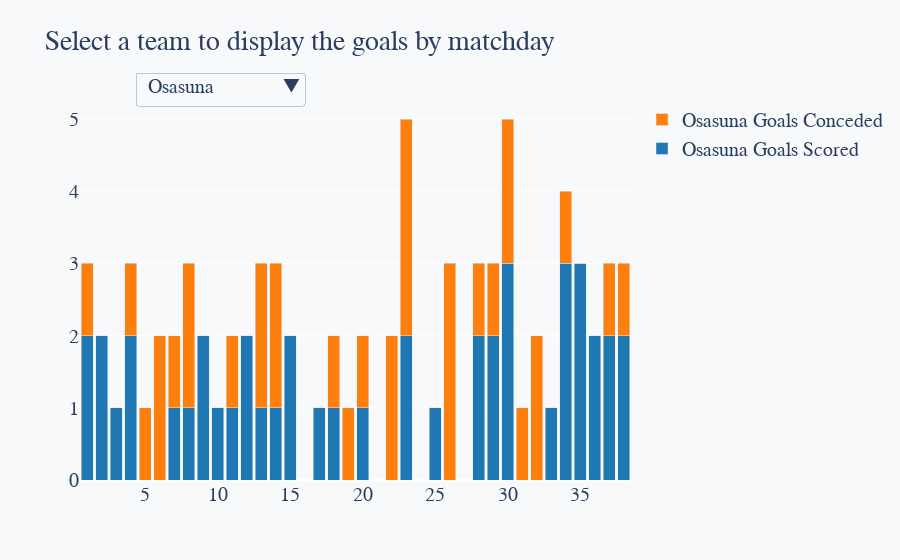

The notebook cell saved with this chart:
### Code cell
import pandas as pd
import plotly.graph_objs as go

# Assuming 'teams' is a list of team names and each team's data is in a DataFrame


# Define your color scheme for the bars
goals_scored_color = '#1f77b4'  # Example color for goals scored
goals_conceded_color = '#ff7f0e'  # Example color for goals conceded

# Create an empty figure
fig = go.Figure()

# Add a pair of traces (goals scored and goals conceded) for each team
for team in teams:
    team_df = globals()[f"{team.replace(' ', '_')}_df"]
    team_df[['goals_scored', 'goals_conceded']] = team_df['full_time_score'].str.split('-', expand=True).astype(int)
    
    # Trace for goals scored
    fig.add_trace(
        go.Bar(
            x=team_df['matchday'],
            y=team_df['goals_scored'],
            name=f'{team} Goals Scored',
            marker_color=goals_scored_color,
            visible=False,
            hoverinfo='y+name',
            hovertemplate='Matchday: %{x}<br>Goals Scored: %{y}<extra></extra>'
        )
    )
    
    # Trace for goals conceded
    fig.add_trace(
        go.Bar(
            x=team_df['matchday'],
            y=team_df['goals_conceded'],
            name=f'{team} Goals Conceded',
            marker_color=goals_conceded_color,
            visible=False,
            hoverinfo='y+name',
            hovertemplate='Matchday: %{x}<br>Goals Conceded: %{y}<extra></extra>'
        )
    )

# Create a list for the dropdown options
buttons = []

for i, team in enumerate(teams):
    # Set the visibility of all traces to False
    visibility = [False] * len(teams) * 2  # We have two traces per team
    # Set the visibility of the current team's traces to True
    visibility[i*2] = True  # Goals scored trace
    visibility[i*2 + 1] = True  # Goals conceded trace
    buttons.append(
        dict(
            label=team,
            method='update',
            args=[{'visible': visibility},
                  {'title': f'Stacked Bar Chart for {team}'}]
        )
    )

# Update the layout with the dropdown
fig.update_layout(
    updatemenus=[{
        'buttons': buttons,
        'direction': 'down',
        'pad': {'r': 10, 't': 10},
        'showactive': True,
        'x': 0.1,
        'xanchor': 'left',
        'y': 1.1,
        'yanchor': 'top'
    }],
    barmode='stack',
    paper_bgcolor='#f8f9fa',  # Set the paper background color
    plot_bgcolor='#f8f9fa',  # Set the plot background color
    font=dict(
        family='Arial, Helvetica, sans-serif',  # Match the font family
        size=20,  # Match the font size
    ),
    title='Select a team to display the goals by matchday'
)

# Optionally set the first team to be visible by default
# Here we make the first team's traces visible
fig.data[0].visible = True
fig.data[1].visible = True

# Show the plot
fig.show()

### Figure 1 — Plotly figure (JSON) as saved in the notebook; plotly's stock layout.template omitted (floating-point values rounded to 4 significant figures)
{"data": [{"hoverinfo": "y+name", "hovertemplate": "Matchday: %{x}<br>Goals Scored: %{y}<extra></extra>", "marker": {"color": "#1f77b4"}, "name": "Osasuna Goals Scored", "type": "bar", "visible": true, "x": [1, 2, 4, 6, 8, 10, 12, 14, 17, 19, 22, 24, 26, 28, 30, 32, 34, 36, 38, 3, 5, 7, 9, 11, 13, 15, 16, 18, 20, 21, 23, 25, 27, 29, 31, 33, 35, 37], "y": [2, 2, 2, 0, 1, 1, 2, 1, 1, 0, 0, 0, 0, 2, 3, 0, 3, 2, 2, 1, 0, 1, 2, 1, 1, 2, 0, 1, 1, 0, 2, 1, 0, 2, 0, 1, 3, 2]}, {"hoverinfo": "y+name", "hovertemplate": "Matchday: %{x}<br>Goals Conceded: %{y}<extra></extra>", "marker": {"color": "#ff7f0e"}, "name": "Osasuna Goals Conceded", "type": "bar", "visible": true, "x": [1, 2, 4, 6, 8, 10, 12, 14, 17, 19, 22, 24, 26, 28, 30, 32, 34, 36, 38, 3, 5, 7, 9, 11, 13, 15, 16, 18, 20, 21, 23, 25, 27, 29, 31, 33, 35, 37], "y": [1, 0, 1, 2, 2, 0, 0, 2, 0, 1, 2, 0, 3, 1, 2, 2, 1, 0, 1, 0, 1, 1, 0, 1, 2, 0, 0, 1, 1, 0, 3, 0, 0, 1, 1, 0, 0, 1]}, {"hoverinfo": "y+name", "hovertemplate": "Matchday: %{x}<br>Goals Scored: %{y}<extra></extra>", "marker": {"color": "#1f77b4"}, "name": "Barcelona Goals Scored", "type": "bar", "visible": false, "x": [1, 3, 6, 8, 10, 11, 13, 15, 18, 20, 22, 24, 26, 28, 30, 32, 33, 35, 37, 2, 4, 5, 7, 9, 12, 14, 16, 19, 19, 21, 23, 25, 27, 29, 31, 34, 36, 38], "y": [0, 4, 3, 1, 3, 4, 2, 1, 1, 3, 2, 1, 2, 0, 1, 4, 1, 1, 3, 1, 0, 0, 0, 3, 0, 1, 0, 0, 1, 0, 1, 0, 0, 0, 2, 2, 3, 2]}, {"hoverinfo": "y+name", "hovertemplate": "Matchday: %{x}<br>Goals Conceded: %{y}<extra></extra>", "marker": {"color": "#ff7f0e"}, "name": "Barcelona Goals Conceded", "type": "bar", "visible": false, "x": [1, 3, 6, 8, 10, 11, 13, 15, 18, 20, 22, 24, 26, 28, 30, 32, 33, 35, 37, 2, 4, 5, 7, 9, 12, 14, 16, 19, 19, 21, 23, 25, 27, 29, 31, 34, 36, 38], "y": [0, 0, 0, 0, 0, 0, 0, 1, 0, 0, 0, 0, 1, 0, 0, 0, 0, 2, 0, 4, 3, 4, 1, 1, 1, 2, 1, 1, 2, 1, 0, 1, 4, 0, 1, 4, 1, 1]}, {"hoverinfo": "y+name", "hovertemplate": "Matchday: %{x}<br>Goals Scored: %{y}<extra></extra>", "marker": {"color": "#1f77b4"}, "name": "Celta Vigo Goals Scored", "type": "bar", "visible": false, "x": [1, 2, 4, 7, 9, 11, 13, 15, 17, 19, 21, 23, 25, 27, 29, 31, 34, 36, 38, 3, 5, 6, 8, 10, 12, 14, 16, 18, 20, 22, 24, 26, 28, 30, 32, 33, 35, 37], "y": [2, 1, 3, 1, 1, 1, 1, 1, 1, 1, 0, 3, 3, 2, 0, 1, 1, 1, 2, 0, 4, 3, 1, 4, 3, 0, 0, 1, 3, 1, 0, 1, 2, 2, 3, 1, 2, 1]}, {"hoverinfo": "y+name", "hovertemplate": "Matchday: %{x}<br>Goals Conceded: %{y}<extra></extra>", "marker": {"color": "#ff7f0e"}, "name": "Celta Vigo Goals Conceded", "type": "bar", "visible": false, "x": [1, 2, 4, 7, 9, 11, 13, 15, 17, 19, 21, 23, 25, 27, 29, 31, 34, 36, 38, 3, 5, 6, 8, 10, 12, 14, 16, 18, 20, 22, 24, 26, 28, 30, 32, 33, 35, 37], "y": [2, 4, 0, 0, 2, 1, 2, 1, 1, 0, 1, 0, 0, 2, 1, 0, 2, 1, 1, 1, 1, 0, 0, 1, 1, 0, 1, 0, 4, 1, 0, 3, 2, 0, 1, 0, 1, 0]}, {"hoverinfo": "y+name", "hovertemplate": "Matchday: %{x}<br>Goals Scored: %{y}<extra></extra>", "marker": {"color": "#1f77b4"}, "name": "Valladolid Goals Scored", "type": "bar", "visible": false, "x": [1, 4, 6, 8, 10, 11, 13, 15, 17, 19, 21, 24, 26, 28, 30, 32, 34, 36, 38, 2, 3, 5, 7, 9, 12, 14, 16, 18, 20, 22, 23, 25, 27, 29, 31, 33, 35, 37], "y": [0, 1, 0, 0, 4, 1, 2, 0, 0, 1, 0, 2, 1, 3, 1, 2, 0, 3, 0, 1, 4, 2, 2, 1, 2, 3, 1, 3, 0, 2, 3, 1, 6, 1, 2, 2, 2, 0]}, {"hoverinfo": "y+name", "hovertemplate": "Matchday: %{x}<br>Goals Conceded: %{y}<extra></extra>", "marker": {"color": "#ff7f0e"}, "name": "Valladolid Goals Conceded", "type": "bar", "visible": false, "x": [1, 4, 6, 8, 10, 11, 13, 15, 17, 19, 21, 24, 26, 28, 30, 32, 34, 36, 38, 2, 3, 5, 7, 9, 12, 14, 16, 18, 20, 22, 23, 25, 27, 29, 31, 33, 35, 37], "y": [3, 0, 1, 0, 1, 0, 1, 2, 1, 0, 0, 1, 3, 3, 0, 5, 3, 1, 0, 1, 0, 1, 3, 0, 0, 0, 0, 0, 1, 1, 0, 1, 0, 2, 1, 1, 0, 0]}, {"hoverinfo": "y+name", "hovertemplate": "Matchday: %{x}<br>Goals Scored: %{y}<extra></extra>", "marker": {"color": "#1f77b4"}, "name": "Cadiz Goals Scored", "type": "bar", "visible": false, "x": [1, 3, 5, 7, 8, 10, 12, 15, 17, 19, 21, 23, 25, 27, 29, 31, 32, 35, 37, 2, 4, 6, 9, 11, 13, 14, 16, 18, 20, 22, 24, 26, 28, 30, 33, 34, 36, 38], "y": [0, 0, 0, 0, 2, 0, 3, 1, 1, 2, 2, 1, 2, 0, 0, 0, 2, 2, 1, 2, 3, 0, 1, 5, 0, 2, 0, 1, 4, 2, 0, 1, 0, 0, 5, 1, 2, 1]}, {"hoverinfo": "y+name", "hovertemplate": "Matchday: %{x}<br>Goals Conceded: %{y}<extra></extra>", "marker": {"color": "#ff7f0e"}, "name": "Cadiz Goals Conceded", "type": "bar", "visible": false, "x": [1, 3, 5, 7, 8, 10, 12, 15, 17, 19, 21, 23, 25, 27, 29, 31, 32, 35, 37, 2, 4, 6, 9, 11, 13, 14, 16, 18, 20, 22, 24, 26, 28, 30, 33, 34, 36, 38], "y": [1, 4, 4, 0, 2, 0, 2, 1, 1, 0, 0, 0, 2, 2, 2, 1, 1, 0, 0, 0, 0, 1, 1, 1, 0, 1, 1, 0, 1, 0, 0, 1, 2, 0, 1, 0, 0, 1]}, {"hoverinfo": "y+name", "hovertemplate": "Matchday: %{x}<br>Goals Scored: %{y}<extra></extra>", "marker": {"color": "#1f77b4"}, "name": "Almeria Goals Scored", "type": "bar", "visible": false, "x": [1, 3, 5, 8, 10, 12, 14, 16, 17, 19, 21, 23, 24, 26, 28, 30, 33, 35, 37, 2, 4, 6, 7, 9, 11, 13, 15, 18, 20, 22, 25, 27, 29, 31, 32, 34, 36, 38], "y": [1, 2, 0, 3, 3, 3, 1, 0, 1, 3, 2, 1, 0, 1, 2, 1, 2, 3, 0, 1, 1, 1, 4, 3, 2, 2, 1, 2, 2, 6, 2, 2, 2, 1, 4, 3, 1, 3]}, {"hoverinfo": "y+name", "hovertemplate": "Matchday: %{x}<br>Goals Conceded: %{y}<extra></extra>", "marker": {"color": "#ff7f0e"}, "name": "Almeria Goals Conceded", "type": "bar", "visible": false, "x": [1, 3, 5, 8, 10, 12, 14, 16, 17, 19, 21, 23, 24, 26, 28, 30, 33, 35, 37, 2, 4, 6, 7, 9, 11, 13, 15, 18, 20, 22, 25, 27, 29, 31, 32, 34, 36, 38], "y": [2, 1, 1, 1, 2, 1, 0, 2, 1, 1, 3, 0, 2, 1, 1, 2, 1, 0, 0, 1, 0, 0, 0, 1, 1, 0, 1, 2, 0, 2, 1, 2, 1, 2, 2, 1, 0, 3]}, {"hoverinfo": "y+name", "hovertemplate": "Matchday: %{x}<br>Goals Scored: %{y}<extra></extra>", "marker": {"color": "#1f77b4"}, "name": "Valencia Goals Scored", "type": "bar", "visible": false, "x": [1, 3, 4, 6, 9, 11, 12, 14, 16, 18, 21, 23, 25, 27, 29, 31, 33, 35, 37, 2, 5, 7, 8, 10, 13, 15, 19, 17, 20, 22, 24, 26, 28, 30, 32, 34, 36, 38], "y": [1, 0, 5, 3, 2, 1, 0, 3, 0, 2, 1, 1, 1, 1, 0, 2, 1, 1, 2, 1, 2, 2, 1, 1, 1, 2, 1, 2, 1, 1, 1, 3, 2, 0, 2, 1, 1, 1]}, {"hoverinfo": "y+name", "hovertemplate": "Matchday: %{x}<br>Goals Conceded: %{y}<extra></extra>", "marker": {"color": "#ff7f0e"}, "name": "Valencia Goals Conceded", "type": "bar", "visible": false, "x": [1, 3, 4, 6, 9, 11, 12, 14, 16, 18, 21, 23, 25, 27, 29, 31, 33, 35, 37, 2, 5, 7, 8, 10, 13, 15, 19, 17, 20, 22, 24, 26, 28, 30, 32, 34, 36, 38], "y": [0, 1, 1, 0, 2, 2, 1, 0, 1, 2, 2, 0, 0, 1, 2, 1, 1, 0, 2, 0, 1, 2, 2, 1, 1, 1, 0, 0, 0, 0, 0, 0, 1, 2, 1, 2, 0, 1]}, {"hoverinfo": "y+name", "hovertemplate": "Matchday: %{x}<br>Goals Scored: %{y}<extra></extra>", "marker": {"color": "#1f77b4"}, "name": "Athletic Club Goals Scored", "type": "bar", "visible": false, "x": [1, 2, 4, 6, 7, 9, 12, 14, 16, 18, 20, 23, 25, 27, 29, 31, 33, 35, 37, 3, 5, 8, 10, 11, 13, 15, 17, 19, 21, 22, 24, 26, 28, 30, 32, 34, 36, 38], "y": [0, 1, 0, 3, 4, 0, 1, 3, 0, 0, 4, 2, 0, 0, 2, 0, 0, 2, 0, 0, 1, 1, 2, 4, 2, 0, 3, 1, 1, 1, 0, 1, 1, 1, 1, 5, 2, 1]}, {"hoverinfo": "y+name", "hovertemplate": "Matchday: %{x}<br>Goals Conceded: %{y}<extra></extra>", "marker": {"color": "#ff7f0e"}, "name": "Athletic Club Goals Conceded", "type": "bar", "visible": false, "x": [1, 2, 4, 6, 7, 9, 12, 14, 16, 18, 20, 23, 25, 27, 29, 31, 33, 35, 37, 3, 5, 8, 10, 11, 13, 15, 17, 19, 21, 22, 24, 26, 28, 30, 32, 34, 36, 38], "y": [0, 0, 1, 2, 0, 1, 0, 0, 0, 2, 1, 3, 1, 0, 0, 1, 1, 1, 1, 4, 4, 1, 2, 0, 1, 0, 1, 0, 2, 0, 0, 3, 2, 2, 1, 1, 0, 1]}, {"hoverinfo": "y+name", "hovertemplate": "Matchday: %{x}<br>Goals Scored: %{y}<extra></extra>", "marker": {"color": "#1f77b4"}, "name": "Real Betis Goals Scored", "type": "bar", "visible": false, "x": [1, 3, 5, 6, 9, 11, 13, 15, 19, 20, 22, 24, 26, 28, 29, 31, 34, 36, 38, 2, 4, 7, 8, 10, 12, 14, 16, 18, 19, 21, 23, 25, 27, 30, 32, 33, 35, 37], "y": [3, 1, 1, 2, 3, 1, 1, 0, 1, 3, 2, 0, 1, 0, 3, 0, 3, 0, 1, 1, 2, 1, 0, 0, 0, 3, 1, 1, 0, 2, 2, 1, 1, 3, 4, 0, 0, 1]}, {"hoverinfo": "y+name", "hovertemplate": "Matchday: %{x}<br>Goals Conceded: %{y}<extra></extra>", "marker": {"color": "#ff7f0e"}, "name": "Real Betis Goals Conceded", "type": "bar", "visible": false, "x": [1, 3, 5, 6, 9, 11, 13, 15, 19, 20, 22, 24, 26, 28, 29, 31, 34, 36, 38, 2, 4, 7, 8, 10, 12, 14, 16, 18, 19, 21, 23, 25, 27, 30, 32, 33, 35, 37], "y": [0, 0, 0, 1, 1, 2, 1, 0, 2, 4, 1, 0, 0, 2, 1, 0, 1, 1, 1, 2, 1, 0, 0, 0, 2, 0, 2, 0, 1, 3, 3, 1, 0, 2, 0, 1, 0, 2]}, {"hoverinfo": "y+name", "hovertemplate": "Matchday: %{x}<br>Goals Scored: %{y}<extra></extra>", "marker": {"color": "#1f77b4"}, "name": "Getafe Goals Scored", "type": "bar", "visible": false, "x": [1, 3, 5, 7, 8, 10, 13, 15, 17, 19, 21, 22, 24, 26, 29, 31, 33, 35, 37, 2, 4, 6, 9, 11, 12, 14, 16, 18, 20, 23, 25, 27, 28, 30, 32, 34, 36, 38], "y": [0, 0, 2, 2, 0, 2, 0, 2, 1, 0, 1, 1, 3, 2, 0, 1, 1, 1, 2, 3, 5, 0, 0, 1, 0, 1, 2, 1, 1, 2, 2, 0, 2, 3, 1, 1, 0, 0]}, {"hoverinfo": "y+name", "hovertemplate": "Matchday: %{x}<br>Goals Conceded: %{y}<extra></extra>", "marker": {"color": "#ff7f0e"}, "name": "Getafe Goals Conceded", "type": "bar", "visible": false, "x": [1, 3, 5, 7, 8, 10, 13, 15, 17, 19, 21, 22, 24, 26, 29, 31, 33, 35, 37, 2, 4, 6, 9, 11, 12, 14, 16, 18, 20, 23, 25, 27, 28, 30, 32, 34, 36, 38], "y": [3, 0, 1, 3, 1, 2, 0, 0, 2, 1, 1, 0, 2, 0, 0, 2, 0, 1, 1, 1, 1, 2, 0, 1, 1, 0, 1, 0, 1, 1, 2, 0, 0, 1, 0, 0, 1, 0]}, {"hoverinfo": "y+name", "hovertemplate": "Matchday: %{x}<br>Goals Scored: %{y}<extra></extra>", "marker": {"color": "#1f77b4"}, "name": "Sevilla Goals Scored", "type": "bar", "visible": false, "x": [2, 4, 7, 8, 10, 12, 14, 16, 18, 19, 21, 23, 25, 28, 30, 32, 33, 35, 37, 1, 3, 5, 6, 9, 11, 13, 15, 17, 20, 22, 24, 26, 27, 29, 31, 34, 36, 38], "y": [1, 0, 0, 1, 1, 0, 1, 2, 1, 3, 2, 2, 2, 2, 2, 0, 3, 0, 1, 2, 2, 2, 1, 0, 3, 1, 1, 2, 3, 1, 6, 2, 0, 0, 0, 0, 1, 2]}, {"hoverinfo": "y+name", "hovertemplate": "Matchday: %{x}<br>Goals Conceded: %{y}<extra></extra>", "marker": {"color": "#ff7f0e"}, "name": "Sevilla Goals Conceded", "type": "bar", "visible": false, "x": [2, 4, 7, 8, 10, 12, 14, 16, 18, 19, 21, 23, 25, 28, 30, 32, 33, 35, 37, 1, 3, 5, 6, 9, 11, 13, 15, 17, 20, 22, 24, 26, 27, 29, 31, 34, 36, 38], "y": [1, 3, 2, 1, 1, 1, 2, 1, 0, 0, 0, 3, 1, 2, 1, 2, 2, 0, 2, 1, 1, 3, 1, 1, 1, 1, 1, 1, 0, 1, 1, 0, 2, 2, 1, 3, 1, 1]}, {"hoverinfo": "y+name", "hovertemplate": "Matchday: %{x}<br>Goals Scored: %{y}<extra></extra>", "marker": {"color": "#1f77b4"}, "name": "Espanyol Goals Scored", "type": "bar", "visible": false, "x": [2, 3, 5, 7, 9, 11, 14, 16, 18, 20, 21, 23, 26, 28, 30, 32, 34, 36, 38, 1, 4, 6, 8, 10, 12, 13, 15, 17, 19, 22, 24, 25, 27, 29, 31, 33, 35, 37], "y": [0, 1, 2, 2, 1, 2, 0, 2, 1, 1, 2, 2, 1, 1, 0, 1, 2, 3, 3, 2, 0, 2, 2, 1, 1, 1, 1, 1, 3, 0, 2, 3, 2, 3, 4, 3, 1, 2]}, {"hoverinfo": "y+name", "hovertemplate": "Matchday: %{x}<br>Goals Conceded: %{y}<extra></extra>", "marker": {"color": "#ff7f0e"}, "name": "Espanyol Goals Conceded", "type": "bar", "visible": false, "x": [2, 3, 5, 7, 9, 11, 14, 16, 18, 20, 21, 23, 26, 28, 30, 32, 34, 36, 38, 1, 4, 6, 8, 10, 12, 13, 15, 17, 19, 22, 24, 25, 27, 29, 31, 33, 35, 37], "y": [2, 3, 3, 2, 0, 2, 1, 2, 0, 1, 3, 1, 3, 2, 0, 0, 4, 3, 3, 2, 1, 1, 2, 0, 1, 1, 1, 2, 1, 1, 1, 1, 1, 1, 2, 2, 2, 2]}, {"hoverinfo": "y+name", "hovertemplate": "Matchday: %{x}<br>Goals Scored: %{y}<extra></extra>", "marker": {"color": "#1f77b4"}, "name": "Mallorca Goals Scored", "type": "bar", "visible": false, "x": [2, 4, 6, 7, 9, 12, 14, 16, 18, 20, 22, 24, 25, 27, 30, 32, 34, 36, 38, 1, 3, 5, 8, 10, 11, 13, 15, 17, 19, 21, 23, 26, 28, 29, 31, 33, 35, 37], "y": [1, 1, 1, 0, 0, 1, 1, 1, 1, 1, 4, 0, 1, 0, 3, 1, 1, 1, 3, 0, 0, 4, 1, 1, 1, 0, 2, 1, 2, 2, 2, 1, 3, 0, 3, 2, 3, 3]}, {"hoverinfo": "y+name", "hovertemplate": "Matchday: %{x}<br>Goals Conceded: %{y}<extra></extra>", "marker": {"color": "#ff7f0e"}, "name": "Mallorca Goals Conceded", "type": "bar", "visible": false, "x": [2, 4, 6, 7, 9, 12, 14, 16, 18, 20, 22, 24, 25, 27, 30, 32, 34, 36, 38, 1, 3, 5, 8, 10, 11, 13, 15, 17, 19, 21, 23, 26, 28, 29, 31, 33, 35, 37], "y": [2, 1, 0, 1, 1, 1, 0, 0, 0, 0, 2, 1, 1, 0, 1, 1, 0, 0, 0, 0, 2, 1, 1, 0, 2, 2, 0, 0, 0, 0, 1, 0, 3, 1, 1, 1, 0, 0]}, {"hoverinfo": "y+name", "hovertemplate": "Matchday: %{x}<br>Goals Scored: %{y}<extra></extra>", "marker": {"color": "#1f77b4"}, "name": "Real Sociedad Goals Scored", "type": "bar", "visible": false, "x": [2, 4, 6, 8, 10, 12, 13, 15, 17, 20, 22, 24, 26, 28, 30, 33, 34, 36, 38, 1, 3, 5, 7, 9, 11, 14, 16, 18, 19, 21, 23, 25, 27, 29, 31, 32, 35, 37], "y": [1, 1, 2, 1, 1, 0, 1, 2, 3, 0, 1, 0, 2, 2, 2, 2, 2, 1, 2, 0, 0, 2, 3, 1, 1, 1, 0, 0, 0, 2, 1, 1, 2, 2, 0, 0, 1, 2]}, {"hoverinfo": "y+name", "hovertemplate": "Matchday: %{x}<br>Goals Conceded: %{y}<extra></extra>", "marker": {"color": "#ff7f0e"}, "name": "Real Sociedad Goals Conceded", "type": "bar", "visible": false, "x": [2, 4, 6, 8, 10, 12, 13, 15, 17, 20, 22, 24, 26, 28, 30, 33, 34, 36, 38, 1, 3, 5, 7, 9, 11, 14, 16, 18, 19, 21, 23, 25, 27, 29, 31, 32, 35, 37], "y": [4, 1, 1, 0, 0, 2, 1, 0, 1, 1, 1, 0, 0, 0, 1, 0, 2, 0, 1, 1, 1, 1, 5, 2, 0, 2, 2, 2, 0, 3, 0, 1, 0, 0, 0, 2, 2, 1]}, {"hoverinfo": "y+name", "hovertemplate": "Matchday: %{x}<br>Goals Scored: %{y}<extra></extra>", "marker": {"color": "#1f77b4"}, "name": "Atletico Madrid Goals Scored", "type": "bar", "visible": false, "x": [2, 5, 6, 8, 10, 13, 15, 16, 18, 20, 22, 24, 26, 27, 29, 31, 33, 35, 37, 1, 3, 4, 7, 9, 11, 12, 14, 17, 19, 21, 23, 25, 28, 30, 32, 34, 36, 38], "y": [0, 4, 1, 2, 1, 1, 2, 0, 3, 1, 1, 6, 3, 1, 2, 3, 5, 3, 2, 0, 0, 1, 0, 0, 1, 3, 1, 1, 0, 0, 1, 0, 1, 1, 2, 1, 3, 2]}, {"hoverinfo": "y+name", "hovertemplate": "Matchday: %{x}<br>Goals Conceded: %{y}<extra></extra>", "marker": {"color": "#ff7f0e"}, "name": "Atletico Madrid Goals Conceded", "type": "bar", "visible": false, "x": [2, 5, 6, 8, 10, 13, 15, 16, 18, 20, 22, 24, 26, 27, 29, 31, 33, 35, 37, 1, 3, 4, 7, 9, 11, 12, 14, 17, 19, 21, 23, 25, 28, 30, 32, 34, 36, 38], "y": [2, 1, 2, 1, 1, 1, 0, 1, 0, 1, 0, 1, 0, 0, 1, 1, 1, 0, 1, 3, 1, 1, 2, 1, 2, 2, 0, 1, 1, 1, 1, 1, 2, 0, 5, 0, 3, 2]}, {"hoverinfo": "y+name", "hovertemplate": "Matchday: %{x}<br>Goals Scored: %{y}<extra></extra>", "marker": {"color": "#1f77b4"}, "name": "Girona Goals Scored", "type": "bar", "visible": false, "x": [2, 3, 5, 7, 9, 11, 13, 15, 17, 19, 20, 22, 25, 27, 29, 31, 33, 35, 37, 1, 4, 6, 8, 10, 12, 14, 16, 18, 21, 23, 24, 26, 28, 30, 32, 34, 36, 38], "y": [3, 0, 2, 3, 1, 1, 2, 2, 2, 0, 1, 6, 0, 2, 2, 4, 2, 1, 1, 1, 1, 2, 2, 3, 1, 1, 2, 1, 2, 2, 3, 2, 0, 1, 0, 2, 1, 2]}, {"hoverinfo": "y+name", "hovertemplate": "Matchday: %{x}<br>Goals Conceded: %{y}<extra></extra>", "marker": {"color": "#ff7f0e"}, "name": "Girona Goals Conceded", "type": "bar", "visible": false, "x": [2, 3, 5, 7, 9, 11, 13, 15, 17, 19, 20, 22, 25, 27, 29, 31, 33, 35, 37, 1, 4, 6, 8, 10, 12, 14, 16, 18, 21, 23, 24, 26, 28, 30, 32, 34, 36, 38], "y": [1, 1, 1, 5, 1, 1, 1, 2, 1, 1, 0, 2, 1, 1, 0, 2, 1, 2, 2, 0, 1, 1, 1, 2, 1, 2, 2, 0, 0, 3, 2, 2, 0, 0, 2, 2, 1, 1]}, {"hoverinfo": "y+name", "hovertemplate": "Matchday: %{x}<br>Goals Scored: %{y}<extra></extra>", "marker": {"color": "#1f77b4"}, "name": "Elche Goals Scored", "type": "bar", "visible": false, "x": [2, 3, 5, 8, 10, 12, 14, 16, 18, 20, 22, 23, 25, 27, 30, 32, 34, 36, 38, 1, 4, 6, 7, 9, 11, 13, 15, 17, 19, 21, 24, 26, 28, 29, 31, 33, 35, 37], "y": [1, 0, 1, 1, 0, 0, 1, 0, 1, 3, 0, 2, 1, 0, 0, 4, 1, 1, 1, 3, 4, 3, 2, 2, 2, 2, 2, 1, 3, 4, 0, 2, 2, 2, 1, 2, 1, 0]}, {"hoverinfo": "y+name", "hovertemplate": "Matchday: %{x}<br>Goals Conceded: %{y}<extra></extra>", "marker": {"color": "#ff7f0e"}, "name": "Elche Goals Conceded", "type": "bar", "visible": false, "x": [2, 3, 5, 8, 10, 12, 14, 16, 18, 20, 22, 23, 25, 27, 30, 32, 34, 36, 38, 1, 4, 6, 7, 9, 11, 13, 15, 17, 19, 21, 24, 26, 28, 29, 31, 33, 35, 37], "y": [1, 1, 4, 1, 3, 1, 2, 1, 1, 1, 1, 3, 1, 4, 2, 0, 0, 1, 1, 0, 0, 0, 1, 2, 2, 1, 0, 1, 0, 0, 1, 0, 1, 0, 0, 1, 1, 1]}, {"hoverinfo": "y+name", "hovertemplate": "Matchday: %{x}<br>Goals Scored: %{y}<extra></extra>", "marker": {"color": "#1f77b4"}, "name": "Rayo Vallecano Goals Scored", "type": "bar", "visible": false, "x": [3, 5, 7, 9, 11, 13, 14, 16, 18, 20, 22, 24, 26, 28, 29, 31, 33, 35, 37, 1, 2, 4, 6, 8, 10, 12, 15, 17, 19, 21, 23, 25, 27, 30, 32, 34, 36, 38], "y": [0, 2, 2, 0, 5, 3, 0, 1, 0, 2, 1, 0, 2, 1, 2, 2, 2, 1, 2, 0, 0, 2, 3, 3, 1, 0, 2, 0, 0, 1, 1, 3, 1, 2, 4, 3, 2, 3]}, {"hoverinfo": "y+name", "hovertemplate": "Matchday: %{x}<br>Goals Conceded: %{y}<extra></extra>", "marker": {"color": "#ff7f0e"}, "name": "Rayo Vallecano Goals Conceded", "type": "bar", "visible": false, "x": [3, 5, 7, 9, 11, 13, 14, 16, 18, 20, 22, 24, 26, 28, 29, 31, 33, 35, 37, 1, 2, 4, 6, 8, 10, 12, 15, 17, 19, 21, 23, 25, 27, 30, 32, 34, 36, 38], "y": [2, 1, 1, 0, 1, 2, 0, 2, 2, 0, 1, 0, 2, 2, 1, 1, 1, 2, 1, 0, 2, 1, 2, 1, 1, 1, 2, 1, 1, 1, 0, 0, 1, 1, 0, 1, 1, 0]}, {"hoverinfo": "y+name", "hovertemplate": "Matchday: %{x}<br>Goals Scored: %{y}<extra></extra>", "marker": {"color": "#1f77b4"}, "name": "Real Madrid Goals Scored", "type": "bar", "visible": false, "x": [4, 5, 7, 9, 11, 12, 14, 19, 17, 21, 23, 25, 27, 28, 30, 32, 34, 36, 38, 1, 2, 3, 6, 8, 10, 13, 15, 16, 18, 20, 22, 24, 26, 29, 31, 33, 35, 37], "y": [2, 4, 1, 3, 3, 1, 2, 0, 2, 4, 1, 3, 6, 2, 2, 4, 1, 2, 1, 1, 1, 1, 1, 0, 0, 3, 0, 2, 0, 1, 0, 0, 2, 0, 4, 2, 1, 1]}, {"hoverinfo": "y+name", "hovertemplate": "Matchday: %{x}<br>Goals Conceded: %{y}<extra></extra>", "marker": {"color": "#ff7f0e"}, "name": "Real Madrid Goals Conceded", "type": "bar", "visible": false, "x": [4, 5, 7, 9, 11, 12, 14, 19, 17, 21, 23, 25, 27, 28, 30, 32, 34, 36, 38, 1, 2, 3, 6, 8, 10, 13, 15, 16, 18, 20, 22, 24, 26, 29, 31, 33, 35, 37], "y": [1, 1, 1, 1, 1, 1, 1, 0, 0, 0, 1, 1, 0, 3, 0, 2, 0, 1, 1, 2, 4, 3, 2, 1, 3, 2, 2, 1, 2, 0, 2, 0, 1, 2, 2, 0, 0, 2]}, {"hoverinfo": "y+name", "hovertemplate": "Matchday: %{x}<br>Goals Scored: %{y}<extra></extra>", "marker": {"color": "#1f77b4"}, "name": "Villarreal Goals Scored", "type": "bar", "visible": false, "x": [4, 6, 9, 11, 13, 15, 16, 18, 19, 21, 23, 25, 27, 29, 31, 32, 34, 36, 38, 1, 2, 3, 5, 7, 8, 10, 12, 14, 17, 20, 22, 24, 26, 28, 30, 33, 35, 37], "y": [4, 1, 2, 2, 0, 2, 2, 1, 0, 0, 2, 1, 2, 1, 4, 3, 5, 2, 2, 0, 0, 0, 1, 0, 1, 3, 1, 0, 1, 3, 4, 0, 0, 2, 2, 1, 1, 2]}, {"hoverinfo": "y+name", "hovertemplate": "Matchday: %{x}<br>Goals Conceded: %{y}<extra></extra>", "marker": {"color": "#ff7f0e"}, "name": "Villarreal Goals Conceded", "type": "bar", "visible": false, "x": [4, 6, 9, 11, 13, 15, 16, 18, 19, 21, 23, 25, 27, 29, 31, 32, 34, 36, 38, 1, 2, 3, 5, 7, 8, 10, 12, 14, 17, 20, 22, 24, 26, 28, 30, 33, 35, 37], "y": [0, 1, 0, 1, 2, 1, 1, 0, 1, 1, 1, 1, 0, 2, 2, 1, 1, 0, 2, 3, 2, 0, 0, 0, 0, 0, 0, 1, 1, 1, 2, 2, 3, 3, 1, 1, 2, 1]}], "layout": {"barmode": "stack", "font": {"family": "Arial, Helvetica, sans-serif", "size": 20}, "paper_bgcolor": "#f8f9fa", "plot_bgcolor": "#f8f9fa", "title": {"text": "Select a team to display the goals by matchday"}, "updatemenus": [{"buttons": [{"args": [{"visible": [true, true, false, false, false, false, false, false, false, false, false, false, false, false, false, false, false, false, false, false, false, false, false, false, false, false, false, false, false, false, false, false, false, false, false, false, false, false, false, false]}, {"title": "Stacked Bar Chart for Osasuna"}], "label": "Osasuna", "method": "update"}, {"args": [{"visible": [false, false, true, true, false, false, false, false, false, false, false, false, false, false, false, false, false, false, false, false, false, false, false, false, false, false, false, false, false, false, false, false, false, false, false, false, false, false, false, false]}, {"title": "Stacked Bar Chart for Barcelona"}], "label": "Barcelona", "method": "update"}, {"args": [{"visible": [false, false, false, false, true, true, false, false, false, false, false, false, false, false, false, false, false, false, false, false, false, false, false, false, false, false, false, false, false, false, false, false, false, false, false, false, false, false, false, false]}, {"title": "Stacked Bar Chart for Celta Vigo"}], "label": "Celta Vigo", "method": "update"}, {"args": [{"visible": [false, false, false, false, false, false, true, true, false, false, false, false, false, false, false, false, false, false, false, false, false, false, false, false, false, false, false, false, false, false, false, false, false, false, false, false, false, false, false, false]}, {"title": "Stacked Bar Chart for Valladolid"}], "label": "Valladolid", "method": "update"}, {"args": [{"visible": [false, false, false, false, false, false, false, false, true, true, false, false, false, false, false, false, false, false, false, false, false, false, false, false, false, false, false, false, false, false, false, false, false, false, false, false, false, false, false, false]}, {"title": "Stacked Bar Chart for Cadiz"}], "label": "Cadiz", "method": "update"}, {"args": [{"visible": [false, false, false, false, false, false, false, false, false, false, true, true, false, false, false, false, false, false, false, false, false, false, false, false, false, false, false, false, false, false, false, false, false, false, false, false, false, false, false, false]}, {"title": "Stacked Bar Chart for Almeria"}], "label": "Almeria", "method": "update"}, {"args": [{"visible": [false, false, false, false, false, false, false, false, false, false, false, false, true, true, false, false, false, false, false, false, false, false, false, false, false, false, false, false, false, false, false, false, false, false, false, false, false, false, false, false]}, {"title": "Stacked Bar Chart for Valencia"}], "label": "Valencia", "method": "update"}, {"args": [{"visible": [false, false, false, false, false, false, false, false, false, false, false, false, false, false, true, true, false, false, false, false, false, false, false, false, false, false, false, false, false, false, false, false, false, false, false, false, false, false, false, false]}, {"title": "Stacked Bar Chart for Athletic Club"}], "label": "Athletic Club", "method": "update"}, {"args": [{"visible": [false, false, false, false, false, false, false, false, false, false, false, false, false, false, false, false, true, true, false, false, false, false, false, false, false, false, false, false, false, false, false, false, false, false, false, false, false, false, false, false]}, {"title": "Stacked Bar Chart for Real Betis"}], "label": "Real Betis", "method": "update"}, {"args": [{"visible": [false, false, false, false, false, false, false, false, false, false, false, false, false, false, false, false, false, false, true, true, false, false, false, false, false, false, false, false, false, false, false, false, false, false, false, false, false, false, false, false]}, {"title": "Stacked Bar Chart for Getafe"}], "label": "Getafe", "method": "update"}, {"args": [{"visible": [false, false, false, false, false, false, false, false, false, false, false, false, false, false, false, false, false, false, false, false, true, true, false, false, false, false, false, false, false, false, false, false, false, false, false, false, false, false, false, false]}, {"title": "Stacked Bar Chart for Sevilla"}], "label": "Sevilla", "method": "update"}, {"args": [{"visible": [false, false, false, false, false, false, false, false, false, false, false, false, false, false, false, false, false, false, false, false, false, false, true, true, false, false, false, false, false, false, false, false, false, false, false, false, false, false, false, false]}, {"title": "Stacked Bar Chart for Espanyol"}], "label": "Espanyol", "method": "update"}, {"args": [{"visible": [false, false, false, false, false, false, false, false, false, false, false, false, false, false, false, false, false, false, false, false, false, false, false, false, true, true, false, false, false, false, false, false, false, false, false, false, false, false, false, false]}, {"title": "Stacked Bar Chart for Mallorca"}], "label": "Mallorca", "method": "update"}, {"args": [{"visible": [false, false, false, false, false, false, false, false, false, false, false, false, false, false, false, false, false, false, false, false, false, false, false, false, false, false, true, true, false, false, false, false, false, false, false, false, false, false, false, false]}, {"title": "Stacked Bar Chart for Real Sociedad"}], "label": "Real Sociedad", "method": "update"}, {"args": [{"visible": [false, false, false, false, false, false, false, false, false, false, false, false, false, false, false, false, false, false, false, false, false, false, false, false, false, false, false, false, true, true, false, false, false, false, false, false, false, false, false, false]}, {"title": "Stacked Bar Chart for Atletico Madrid"}], "label": "Atletico Madrid", "method": "update"}, {"args": [{"visible": [false, false, false, false, false, false, false, false, false, false, false, false, false, false, false, false, false, false, false, false, false, false, false, false, false, false, false, false, false, false, true, true, false, false, false, false, false, false, false, false]}, {"title": "Stacked Bar Chart for Girona"}], "label": "Girona", "method": "update"}, {"args": [{"visible": [false, false, false, false, false, false, false, false, false, false, false, false, false, false, false, false, false, false, false, false, false, false, false, false, false, false, false, false, false, false, false, false, true, true, false, false, false, false, false, false]}, {"title": "Stacked Bar Chart for Elche"}], "label": "Elche", "method": "update"}, {"args": [{"visible": [false, false, false, false, false, false, false, false, false, false, false, false, false, false, false, false, false, false, false, false, false, false, false, false, false, false, false, false, false, false, false, false, false, false, true, true, false, false, false, false]}, {"title": "Stacked Bar Chart for Rayo Vallecano"}], "label": "Rayo Vallecano", "method": "update"}, {"args": [{"visible": [false, false, false, false, false, false, false, false, false, false, false, false, false, false, false, false, false, false, false, false, false, false, false, false, false, false, false, false, false, false, false, false, false, false, false, false, true, true, false, false]}, {"title": "Stacked Bar Chart for Real Madrid"}], "label": "Real Madrid", "method": "update"}, {"args": [{"visible": [false, false, false, false, false, false, false, false, false, false, false, false, false, false, false, false, false, false, false, false, false, false, false, false, false, false, false, false, false, false, false, false, false, false, false, false, false, false, true, true]}, {"title": "Stacked Bar Chart for Villarreal"}], "label": "Villarreal", "method": "update"}], "direction": "down", "pad": {"r": 10, "t": 10}, "showactive": true, "x": 0.1, "xanchor": "left", "y": 1.1, "yanchor": "top"}]}}
